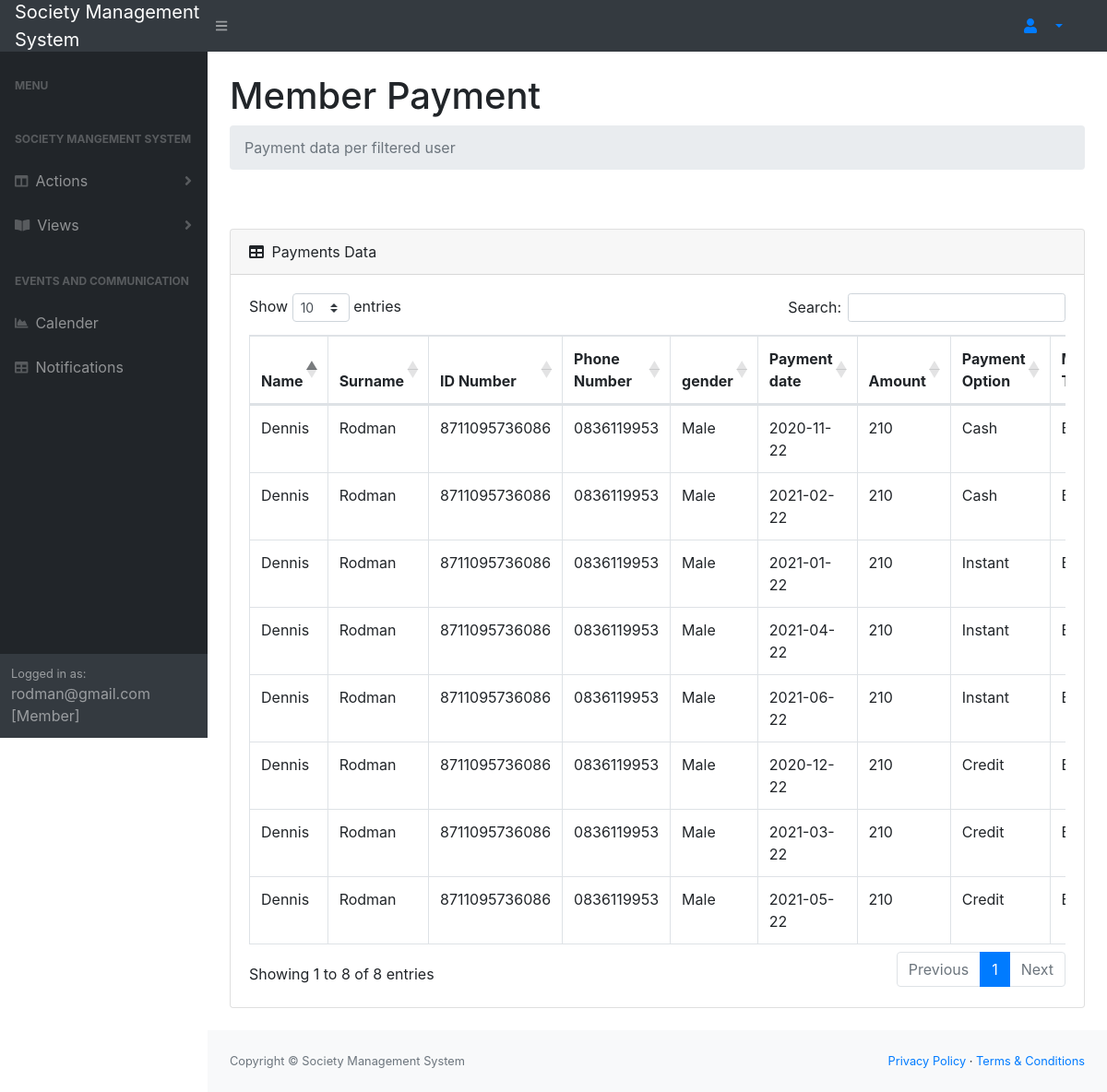
/perUser.php (signed in), run on the app's committed database.
### tables this page shows
CREATE TABLE `payment` (
  `payment_id` int(10) NOT NULL,
  `payment_date` varchar(12) NOT NULL,
  `amount` int(15) NOT NULL,
  `optionId` int(10) NOT NULL,
  `member_id` int(10) NOT NULL,
  `fee_id` int(10) NOT NULL
);

CREATE TABLE `member` (
  `memberId` int(10) NOT NULL,
  `name` varchar(25) NOT NULL,
  `surname` varchar(25) NOT NULL,
  `id` varchar(15) NOT NULL,
  `cell_no` varchar(12) NOT NULL,
  `status` varchar(15) NOT NULL,
  `start_date` varchar(10) NOT NULL,
  `gender` varchar(10) NOT NULL,
  `user_id` int(10) NOT NULL
);

CREATE TABLE `payment_option` (
  `optionId` int(10) NOT NULL,
  `name` varchar(20) NOT NULL
);

### perUser.php (the view, shortened to what this page needs)
<?php
include("connection.php");
$name = $_SESSION['name'];
?>
<!DOCTYPE html>
<html lang="en">
    <head>
        <link href="css/styles.css" rel="stylesheet" />
        <link href="https://cdn.datatables.net/1.10.20/css/dataTables.bootstrap4.min.css" rel="stylesheet" />
    </head>
    <body class="sb-nav-fixed">
        <nav class="sb-topnav navbar navbar-expand navbar-dark bg-dark">
            <a class="navbar-brand" href="#">Society Management<br/> System</a>
            <button class="btn btn-link btn-sm order-1 order-lg-0" id="sidebarToggle" href="#!"><i class="fas fa-bars"></i></button>
            <li class="nav-item dropdown no-arrow-none d-md-inline-block  ml-auto mr-0 mr-md-3 my-2 my-md-0">
              <a class="nav-link dropdown-toggle" href="#" id="userDropdown" role="button" data-toggle="dropdown" aria-haspopup="true" aria-expanded="false">
              <i class="fas fa-user fa-fw green-text"></i>
              </a>
            </li>
        </nav>
        <div id="layoutSidenav">
        <div id="layoutSidenav_nav">
                <nav class="sb-sidenav accordion sb-sidenav-dark" id="sidenavAccordion">
                    <div class="sb-sidenav-menu">
                        <div class="nav">
                            <div class="sb-sidenav-menu-heading">Menu</div>
                            <div class="sb-sidenav-menu-heading">Society Mangement System</div>
                             <a class="nav-link collapsed" href="#" data-toggle="collapse" data-target="#collapseLayouts" aria-expanded="false" aria-controls="collapseLayouts">
                             <div class="sb-nav-link-icon"><i class="fas fa-columns"></i></div>
                                 Actions
                                <div class="sb-sidenav-collapse-arrow"><i class="fas fa-angle-down"></i></div>
                             </a>
                             <a class="nav-link collapsed" href="#" data-toggle="collapse" data-target="#collapsePages" aria-expanded="false" aria-controls="collapsePages">
                                <div class="sb-nav-link-icon"><i class="fas fa-book-open"></i></div>
                                Views
                                <div class="sb-sidenav-collapse-arrow"><i class="fas fa-angle-down"></i></div>
                             </a>
                            <div class="sb-sidenav-menu-heading">Events and Communication</div>
                            <a class="nav-link" href="calender.php">
                                <div class="sb-nav-link-icon"><i class="fas fa-chart-area"></i></div>
                                Calender
                            </a>
                            <a class="nav-link" href="chats.php">
                                <div class="sb-nav-link-icon"><i class="fas fa-table"></i></div>
                                Notifications
                            </a>
                        </div>
                    </div>
                    <div class="sb-sidenav-footer">
                        <div class="small">Logged in as:</div>
                        <?php echo $name. " [Member]"; ?>
                    </div>
                </nav>
            </div>
            <div id="layoutSidenav_content">
                <main>
                    <div class="container-fluid">
                        <h1 class="mt-4">Member Payment</h1>
                        <ol class="breadcrumb mb-4">
                            <li class="breadcrumb-item active">Payment data per filtered user</li>
                        </ol>
                        <div class="card-body">
                 </div>
                        <div class="card mb-4">
                            <div class="card-header">
                                <i class="fas fa-table mr-1"></i>
                                Payments Data
                            </div>
                            <div class="card-body">
                                <div class="table-responsive">
                                    <table class="table table-bordered" id="dataTable" width="100%" cellspacing="0">
                                        <thead>
                                            <tr>
                                            <th>Name</th>
                                                <th>Surname</th>
                                                <th>ID Number</th>
                                                <th>Phone Number</th>
                                                <th>gender</th>
                                                <th>Payment date</th>
                                                <th>Amount</th>
                                                <th>Payment Option</th>
                                                <th>Membership Type</th>
                                            </tr>
                                        </thead>
                                        <tbody>
                                             <?php
                                                $id =  "SELECT m.memberId FROM member m,user u WHERE u.userId = m.user_id AND u.email = '$name'";
                                                $run = mysqli_query($con,$id);
                                                while($row = mysqli_fetch_array($run))
                                                {
                                                $mid = $row['memberId'];
                                                }
                                               $payQuery = "SELECT m.name,m.surname,m.id ,m.cell_no,m.gender,p.payment_date,p.amount,o.name as OptionName,f.name membershipName
                                                            FROM member m,payment p,payment_option o,membership_fee f
                                                             WHERE m.memberId = p.member_id
                                                             AND o.optionId = p.optionId
                                                              AND p.fee_id = f.fee_id
                                                              and m.memberId = $mid ";
                                               $payment = mysqli_query($con,$payQuery);
                                               while($data = mysqli_fetch_array($payment))
                                               {
                                                   $name = $data['name'];
                                                   $surname = $data['surname'];
                                                   $id = $data['id'];
                                                   $cell = $data['cell_no'];
                                                   $gender = $data['gender'];
                                                   $date = $data['payment_date'];
                                                   $amount = $data['amount'];
                                                   $option = $data['OptionName'];
                                                   $membership = $data['membershipName'];
                                               ?>
                                               <tr>
                                                    <td> <?php echo $name;  ?>  </td>
                                                    <td> <?php echo $surname;  ?> </td>
                                                    <td> <?php echo $id;  ?> </td>
                                                    <td> <?php echo $cell;  ?> </td>
                                                    <td> <?php echo $gender;  ?> </td>
                                                    <td> <?php echo $date;  ?> </td>
                                                    <td> <?php echo $amount;  ?> </td>
                                                    <td> <?php echo $option;  ?> </td>
                                                    <td> <?php echo $membership;  ?> </td>
                                                </tr>
                                               <?php
                                               }
                                              ?>
                                        </tbody>
                                    </table>
                                </div>
                            </div>
                        </div>
                    </div>
                </main>
                <footer class="py-4 bg-light mt-auto">
                    <div class="container-fluid">
                        <div class="d-flex align-items-center justify-content-between small">
                           <div class="text-muted">Copyright &copy; Society Management System</div>
                            <div>
                                <a href="#">Privacy Policy</a>
                                &middot;
                                <a href="#">Terms &amp; Conditions</a>
                            </div>
                        </div>
                    </div>
                </footer>
            </div>
        </div>
    </body>
</html>

### data on the page
payment: member.name "Dennis", member.surname "Rodman", member "8711095736086", member.cell_no "0836119953", member.gender "Male", payment_date "2020-11-22", amount "210", optionId.name "Cash"
payment: member.name "Dennis", member.surname "Rodman", member "8711095736086", member.cell_no "0836119953", member.gender "Male", payment_date "2021-02-22", amount "210", optionId.name "Cash"
payment: member.name "Dennis", member.surname "Rodman", member "8711095736086", member.cell_no "0836119953", member.gender "Male", payment_date "2021-01-22", amount "210", optionId.name "Instant"
payment: member.name "Dennis", member.surname "Rodman", member "8711095736086", member.cell_no "0836119953", member.gender "Male", payment_date "2021-04-22", amount "210", optionId.name "Instant"
payment: member.name "Dennis", member.surname "Rodman", member "8711095736086", member.cell_no "0836119953", member.gender "Male", payment_date "2021-06-22", amount "210", optionId.name "Instant"
payment: member.name "Dennis", member.surname "Rodman", member "8711095736086", member.cell_no "0836119953", member.gender "Male", payment_date "2020-12-22", amount "210", optionId.name "Credit"
payment: member.name "Dennis", member.surname "Rodman", member "8711095736086", member.cell_no "0836119953", member.gender "Male", payment_date "2021-03-22", amount "210", optionId.name "Credit"
payment: member.name "Dennis", member.surname "Rodman", member "8711095736086", member.cell_no "0836119953", member.gender "Male", payment_date "2021-05-22", amount "210", optionId.name "Credit"

### other printed values
$name "rodman@gmail.com"
